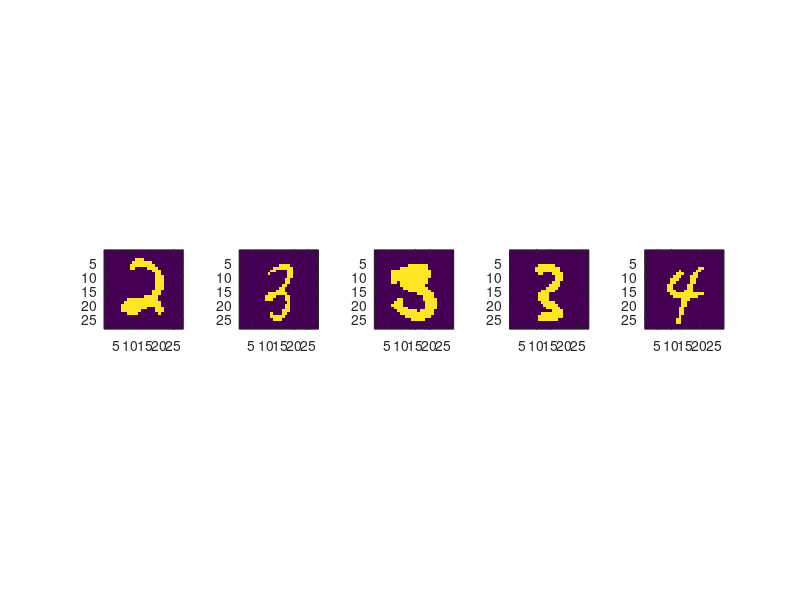

Source code (MATLAB): (Note: this script raises an error after producing the figure.)
% loading data
clc
clear
N = 800; 
D = 28*28; 
X = uint8(zeros(N,D));
fid = fopen ('a012_images.dat', 'r');
for i = 1:N
    X(i,:) = fread(fid, [D], 'uint8');
end;
status = fclose(fid);
%%
% A4E4_1
number_of_images = 5;
for i=1:number_of_images
    subplot(1,number_of_images,i)
    imagesc(reshape(X(i,:), 28, 28))
%     BW_map=[1,1,1; 0,0,0]; colormap(BW_map);
    axis square
end
%%
% A4E_2
clc
clearvars -except X N D
N = length(X); % number of samples
K = 3; % number of classes, 3
PI = 1/K * ones(1,K); % a priori equal mixing coefficiens
% Initialize the means μk to random values around the sample mean of each variable
MU = 0.5.*rand(K, D) + 0.25;

% 1. evaluate the initial value of the log likelihood - Bishop eq(9.28)
likelihood = 0;
p_x_mu = 1;
for j=1:K

    p_x_mu = p_x_mu * binopdf(X, 1, repmat(MU(j,:), N,1));

	likelihood_i = PI(j) * p_x_mu;
	likelihood = likelihood + likelihood_i;
end
total_log_likelihood = sum(log(likelihood));

total_log_likelihood


%%
iterations = 100;
store_log_likelihoods = zeros(1, iterations);
GAMMA = zeros(N, K); % responsibilities

for step=1:iterations
    step
    % 2. Evaluate the responsibilities using the current parameter values -
    % Bishop eq(9.23)
    
    for j=1:K
        p_x = PI(j)*mvnpdf(X, MU(j, :), SIGMA(:, :, j));% top in 9.23
        total_p_x = 0;
%         bot in 9.23
        for l=1:K
            p_x_tmp = PI(l)*mvnpdf(X, MU(l, :), SIGMA(:, :, l));
            total_p_x = total_p_x + p_x_tmp;
        end
        GAMMA(:,j) = p_x ./ total_p_x;
    end

    % 3. Re-estimate the parameters using current responsibilities
    % Bishop eqs(9.24 - 9.27)
    for j=1:K
        N_k = sum(GAMMA(:,j));
        mu_new =  GAMMA(:,j)'*X;
        MU(j,:) = 1/N_k.* mu_new;
        sigma_new_all = zeros(4, 4);
        for i=1:N
            sigma_new = GAMMA(i,j).*( (X(i,:)-MU(j, :))' * (X(i,:)-MU(j, :)) ) ;
            sigma_new_all = sigma_new_all + sigma_new;
        end
        SIGMA(:, :, j) = 1/N_k * sigma_new_all;
        PI(j) = N_k/N;
    end
 
    % 4. Evaluate log likelihood
    likelihood = 0;
    for j=1:K
        likelihood_i = PI(j) * mvnpdf(X, MU(j,:), SIGMA(:, :, j));
        likelihood = likelihood + likelihood_i;
    end
    total_log_likelihood = sum(log(likelihood));

%     total_log_likelihood
    store_log_likelihoods(step) = total_log_likelihood;
end

plot(store_log_likelihoods)